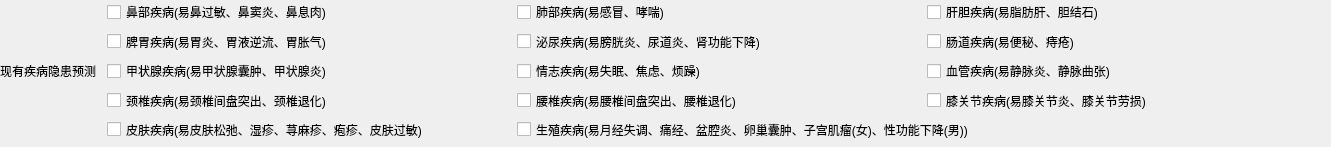
<?xml version="1.0" encoding="UTF-8"?>
<ui version="4.0">
 <class>T3L12</class>
 <widget class="QWidget" name="T3L12">
  <property name="geometry">
   <rect>
    <x>0</x>
    <y>0</y>
    <width>1331</width>
    <height>147</height>
   </rect>
  </property>
  <property name="windowTitle">
   <string>Form</string>
  </property>
  <widget class="QWidget" name="gridLayoutWidget">
   <property name="geometry">
    <rect>
     <x>0</x>
     <y>0</y>
     <width>1331</width>
     <height>141</height>
    </rect>
   </property>
   <layout class="QGridLayout" name="gridLayout" columnstretch="1,4,4,4">
    <item row="0" column="1">
     <widget class="QCheckBox" name="s11">
      <property name="text">
       <string>鼻部疾病(易鼻过敏、鼻窦炎、鼻息肉)</string>
      </property>
     </widget>
    </item>
    <item row="2" column="1">
     <widget class="QCheckBox" name="s31">
      <property name="text">
       <string>甲状腺疾病(易甲状腺囊肿、甲状腺炎)</string>
      </property>
     </widget>
    </item>
    <item row="0" column="3">
     <widget class="QCheckBox" name="s13">
      <property name="text">
       <string>肝胆疾病(易脂肪肝、胆结石)</string>
      </property>
     </widget>
    </item>
    <item row="0" column="2">
     <widget class="QCheckBox" name="s12">
      <property name="text">
       <string>肺部疾病(易感冒、哮喘)</string>
      </property>
     </widget>
    </item>
    <item row="2" column="3">
     <widget class="QCheckBox" name="s33">
      <property name="text">
       <string>血管疾病(易静脉炎、静脉曲张)</string>
      </property>
     </widget>
    </item>
    <item row="1" column="1">
     <widget class="QCheckBox" name="s21">
      <property name="text">
       <string>脾胃疾病(易胃炎、胃液逆流、胃胀气)</string>
      </property>
     </widget>
    </item>
    <item row="2" column="2">
     <widget class="QCheckBox" name="s32">
      <property name="text">
       <string>情志疾病(易失眠、焦虑、烦躁)</string>
      </property>
     </widget>
    </item>
    <item row="1" column="2">
     <widget class="QCheckBox" name="s22">
      <property name="text">
       <string>泌尿疾病(易膀胱炎、尿道炎、肾功能下降)</string>
      </property>
     </widget>
    </item>
    <item row="1" column="3">
     <widget class="QCheckBox" name="s23">
      <property name="text">
       <string>肠道疾病(易便秘、痔疮)</string>
      </property>
     </widget>
    </item>
    <item row="3" column="1">
     <widget class="QCheckBox" name="s41">
      <property name="text">
       <string>颈椎疾病(易颈椎间盘突出、颈椎退化)</string>
      </property>
     </widget>
    </item>
    <item row="3" column="2">
     <widget class="QCheckBox" name="s42">
      <property name="text">
       <string>腰椎疾病(易腰椎间盘突出、腰椎退化)</string>
      </property>
     </widget>
    </item>
    <item row="3" column="3">
     <widget class="QCheckBox" name="s43">
      <property name="text">
       <string>膝关节疾病(易膝关节炎、膝关节劳损)</string>
      </property>
     </widget>
    </item>
    <item row="4" column="1">
     <widget class="QCheckBox" name="s51">
      <property name="text">
       <string>皮肤疾病(易皮肤松弛、湿疹、荨麻疹、疱疹、皮肤过敏)</string>
      </property>
     </widget>
    </item>
    <item row="4" column="2" colspan="2">
     <widget class="QCheckBox" name="s52">
      <property name="text">
       <string>生殖疾病(易月经失调、痛经、盆腔炎、卵巢囊肿、子宫肌瘤(女)、性功能下降(男))</string>
      </property>
     </widget>
    </item>
    <item row="0" column="0" rowspan="5">
     <widget class="QLabel" name="label">
      <property name="text">
       <string>现有疾病隐患预测</string>
      </property>
     </widget>
    </item>
   </layout>
  </widget>
 </widget>
 <resources/>
 <connections/>
</ui>
